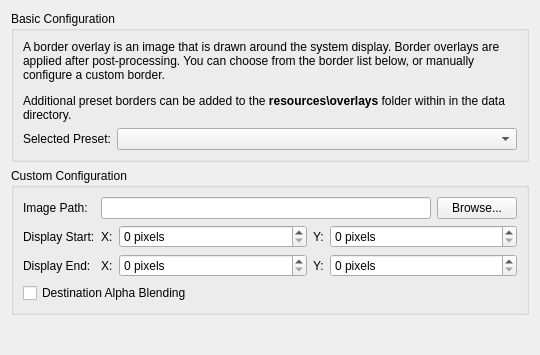
<?xml version="1.0" encoding="UTF-8"?>
<ui version="4.0">
 <class>PostProcessingOverlayConfigWidget</class>
 <widget class="QWidget" name="PostProcessingOverlayConfigWidget">
  <property name="geometry">
   <rect>
    <x>0</x>
    <y>0</y>
    <width>540</width>
    <height>355</height>
   </rect>
  </property>
  <property name="windowTitle">
   <string>Form</string>
  </property>
  <layout class="QVBoxLayout" name="verticalLayout">
   <item>
    <widget class="QGroupBox" name="groupBox">
     <property name="title">
      <string>Basic Configuration</string>
     </property>
     <layout class="QFormLayout" name="formLayout_3">
      <item row="1" column="0">
       <widget class="QLabel" name="label_2">
        <property name="text">
         <string>Selected Preset:</string>
        </property>
       </widget>
      </item>
      <item row="1" column="1">
       <widget class="QComboBox" name="overlayName"/>
      </item>
      <item row="0" column="0" colspan="2">
       <widget class="QLabel" name="label">
        <property name="text">
         <string>&lt;html&gt;&lt;head/&gt;&lt;body&gt;&lt;p&gt;A border overlay is an image that is drawn around the system display. Border overlays are applied after post-processing. You can choose from the border list below, or manually configure a custom border.&lt;/p&gt;&lt;p&gt;Additional preset borders can be added to the &lt;span style=&quot; font-weight:700;&quot;&gt;resources\overlays&lt;/span&gt; folder within in the data directory.&lt;/p&gt;&lt;/body&gt;&lt;/html&gt;</string>
        </property>
        <property name="wordWrap">
         <bool>true</bool>
        </property>
       </widget>
      </item>
     </layout>
    </widget>
   </item>
   <item>
    <widget class="QGroupBox" name="customConfiguration">
     <property name="title">
      <string>Custom Configuration</string>
     </property>
     <layout class="QFormLayout" name="formLayout">
      <item row="0" column="0">
       <widget class="QLabel" name="label_3">
        <property name="text">
         <string>Image Path:</string>
        </property>
       </widget>
      </item>
      <item row="0" column="1">
       <layout class="QHBoxLayout" name="horizontalLayout_2">
        <item>
         <widget class="QLineEdit" name="imagePath"/>
        </item>
        <item>
         <widget class="QPushButton" name="imagePathBrowse">
          <property name="text">
           <string>Browse...</string>
          </property>
         </widget>
        </item>
       </layout>
      </item>
      <item row="1" column="0">
       <widget class="QLabel" name="label_4">
        <property name="text">
         <string>Display Start:</string>
        </property>
       </widget>
      </item>
      <item row="1" column="1">
       <layout class="QHBoxLayout" name="horizontalLayout" stretch="0,1,0,1">
        <item>
         <widget class="QLabel" name="label_5">
          <property name="text">
           <string>X:</string>
          </property>
         </widget>
        </item>
        <item>
         <widget class="QSpinBox" name="displayStartX">
          <property name="suffix">
           <string> pixels</string>
          </property>
          <property name="maximum">
           <number>65535</number>
          </property>
         </widget>
        </item>
        <item>
         <widget class="QLabel" name="label_6">
          <property name="text">
           <string>Y:</string>
          </property>
         </widget>
        </item>
        <item>
         <widget class="QSpinBox" name="displayStartY">
          <property name="suffix">
           <string> pixels</string>
          </property>
          <property name="maximum">
           <number>65535</number>
          </property>
         </widget>
        </item>
       </layout>
      </item>
      <item row="3" column="0" colspan="2">
       <widget class="QCheckBox" name="alphaBlend">
        <property name="text">
         <string>Destination Alpha Blending</string>
        </property>
       </widget>
      </item>
      <item row="2" column="1">
       <layout class="QHBoxLayout" name="horizontalLayout_3" stretch="0,1,0,1">
        <item>
         <widget class="QLabel" name="label_7">
          <property name="text">
           <string>X:</string>
          </property>
         </widget>
        </item>
        <item>
         <widget class="QSpinBox" name="displayEndX">
          <property name="suffix">
           <string> pixels</string>
          </property>
          <property name="maximum">
           <number>65535</number>
          </property>
         </widget>
        </item>
        <item>
         <widget class="QLabel" name="label_8">
          <property name="text">
           <string>Y:</string>
          </property>
         </widget>
        </item>
        <item>
         <widget class="QSpinBox" name="displayEndY">
          <property name="suffix">
           <string> pixels</string>
          </property>
          <property name="maximum">
           <number>65535</number>
          </property>
         </widget>
        </item>
       </layout>
      </item>
      <item row="2" column="0">
       <widget class="QLabel" name="label_9">
        <property name="text">
         <string>Display End:</string>
        </property>
       </widget>
      </item>
     </layout>
    </widget>
   </item>
   <item>
    <spacer name="verticalSpacer">
     <property name="orientation">
      <enum>Qt::Orientation::Vertical</enum>
     </property>
     <property name="sizeHint" stdset="0">
      <size>
       <width>20</width>
       <height>0</height>
      </size>
     </property>
    </spacer>
   </item>
  </layout>
 </widget>
 <resources/>
 <connections/>
</ui>
